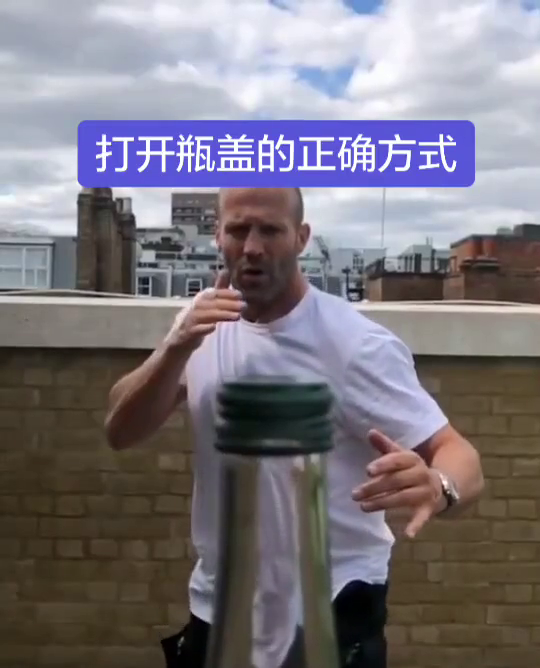
#> input picture frame 37 of Opencv_study/images/jiesen.mp4, 540 x 668 px
$ python demo5_3.py   (older library calls are emulated)
#> lines starting #> are read from the running program, lines starting #| are printed output that depends on the picture
# -*- coding:utf8 -*-
"""
Created on 2019/7/10 14:47

@author: WMaker
"""

'''
保存视频
在我们捕获视频，并对每一帧都进行加工之后我们想要保存这个视频。对
于图片来说很简单只需要使用 cv2.imwrite()。但对于视频来说就要多做点工作。
这次我们要创建一个 VideoWriter 的对象。我们应该确定一个输出文件的名字。
接下来指定 FourCC 编码（下面会介绍）。播放频率和帧的大小也都需要确定。
最后一个是 isColor 标签。如果是 True，每一帧就是彩色图，否则就是灰度图。
FourCC 就是一个 4 字节码，用来确定视频的编码格式。
可用的编码列表可以从fourcc.org查到。这是平台依赖的。
下面这些编码器对我来说是有用个。
• In Fedora: DIVX, XVID, MJPG, X264, WMV1, WMV2. (XVID is
more preferable. MJPG results in high size video. X264 gives
very small size video)
• In Windows: DIVX (More to be tested and added)
• In OSX : (I don’t have access to OSX. Can some one fill this?)
FourCC 码以下面的格式传给程序，以 MJPG 为例：
cv2.VideoWriter_fourcc('M','J','P','G') 或者 cv2.cv.FOURCC(*'MJPG')。
下面的代码是从摄像头中捕获视频，沿水平方向旋转每一帧并保存它。


cv2.flip() 图像翻转
flipCode	    Anno
   1	      水平翻转
   0	      垂直翻转
  -1	    水平垂直翻转
'''

import cv2

# 打开视频文件,视频文件总会结束，需要判断是否结尾
cap = cv2.VideoCapture('../images/jiesen.mp4')

fourcc = cv2.VideoWriter_fourcc(*'DIVX')

# 获取窗口大小
size = (int(cap.get(cv2.CAP_PROP_FRAME_WIDTH)), int(cap.get(cv2.CAP_PROP_FRAME_HEIGHT)))
print(size)

# 设置帧率
fps = cap.get(cv2.CAP_PROP_FPS)
print(fps)


out = cv2.VideoWriter('../images/output.avi',fourcc, fps, size)

while(1):
    ret,frame = cap.read()
#> frame is the input picture: shape (668, 540, 3); mean B, G, R 126, 118, 123.4
    if ret==True:
        frame = cv2.flip(frame, 1)
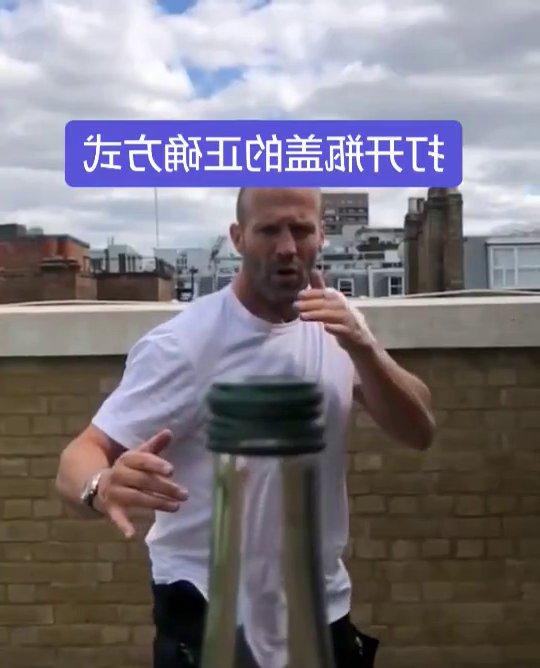
#> frame: shape (668, 540, 3); mean B, G, R 126, 118, 123.4
        out.write(frame)
        cv2.imshow('frame', frame)
        if cv2.waitKey(1)&0xFF==ord('q'):
#> (key q is pressed here)
            break
    else:
        break

cap.release()
out.release()
cv2.destroyAllWindows()

$ run again, starting later in the video
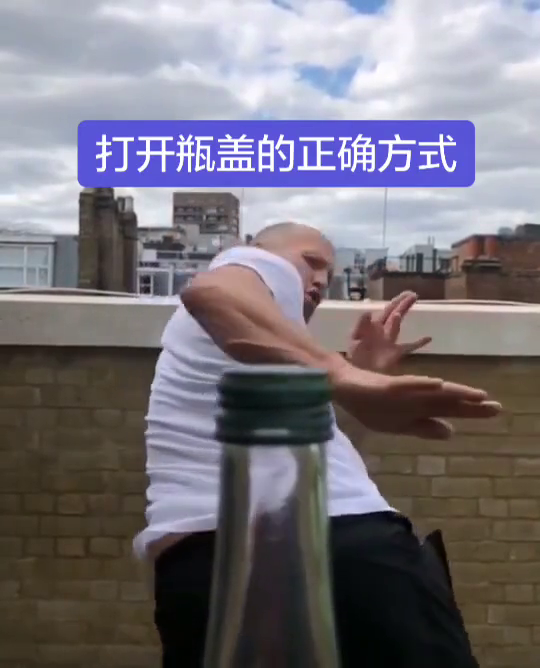
#> input picture frame 170 of Opencv_study/images/jiesen.mp4, 540 x 668 px
#> frame is the input picture: shape (668, 540, 3); mean B, G, R 122.7, 114.3, 119.1
#> `frame = cv2.flip(frame, 1)`:
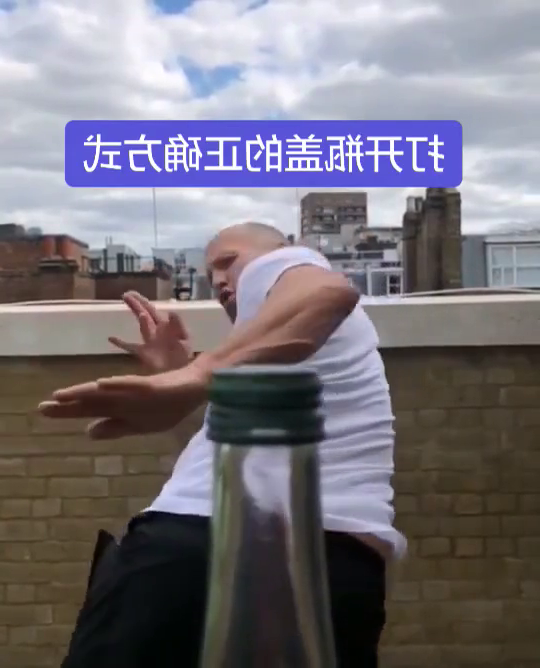
#> frame: shape (668, 540, 3); mean B, G, R 122.7, 114.3, 119.1

$ run again, starting later in the video
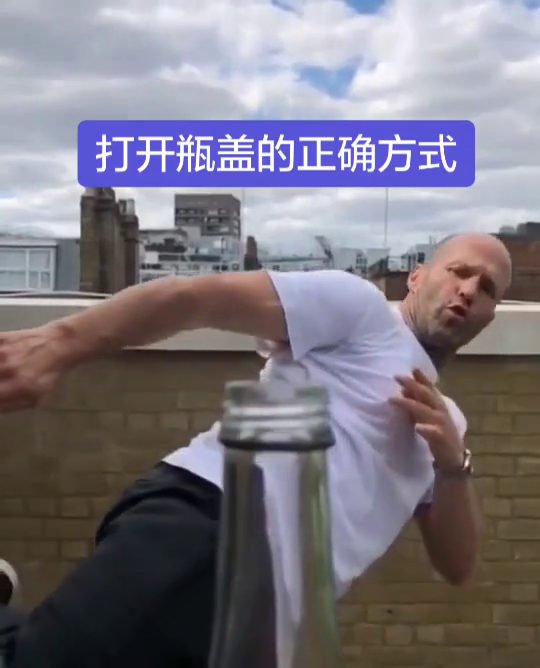
#> input picture frame 303 of Opencv_study/images/jiesen.mp4, 540 x 668 px
#> frame is the input picture: shape (668, 540, 3); mean B, G, R 128.4, 118.3, 123.2
#> `frame = cv2.flip(frame, 1)`:
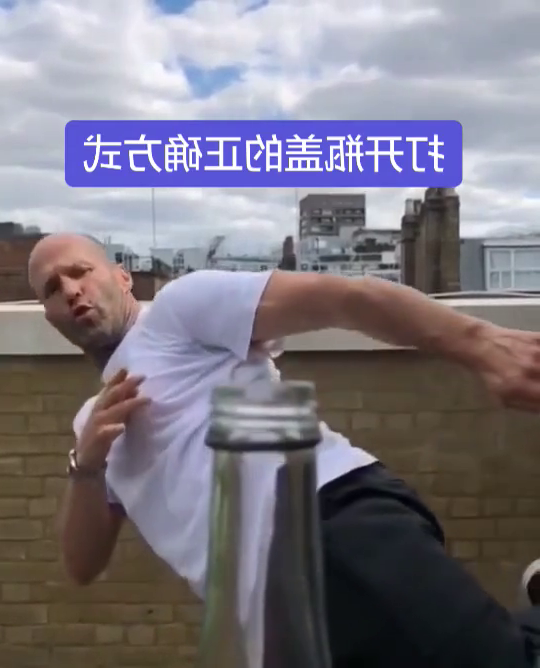
#> frame: shape (668, 540, 3); mean B, G, R 128.4, 118.3, 123.2
